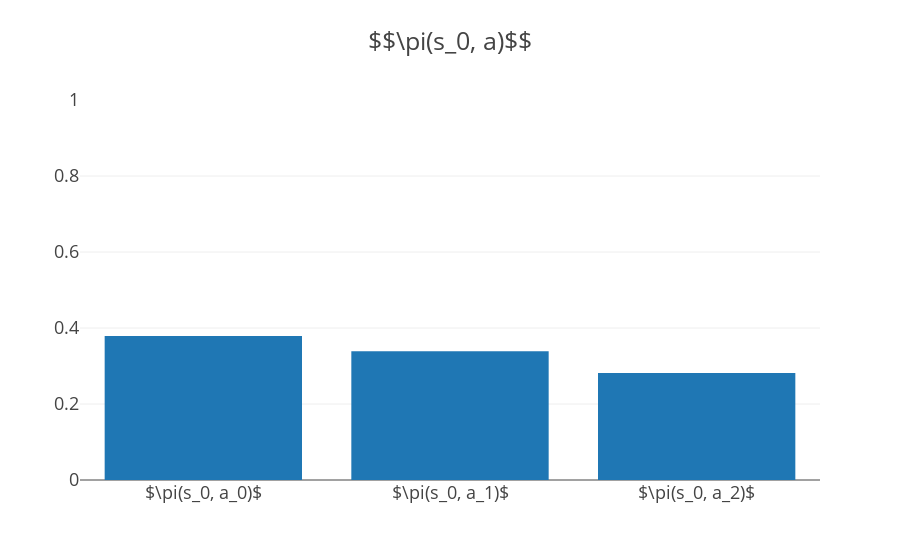

The notebook cell saved with this chart:
### Markdown cell above
## Application to Deriving Algorithms

Given a policy parameterization, Theorem 2 can be used to derive an appropriate form of the value-function parameterization.  Consider a policy that is a Gibbs distribution in a linear combination of features, i.e., softmax:

$$
\pi(s,a) = \frac{e^{\theta^T\phi_{sa}}}{\sum_b e^{\theta^T\phi_{sb}}},
\forall s \in S, a \in A
$$

where each $\phi_{sa}$ is an $l$-dimensional feature vector characterizing state-action pair $s,a$.  Meeting the compatibility condition (4) requires that

$$
\frac{\partial f_w(s,a)}{\partial w} = \frac{\partial \pi (s,a)}{\partial \theta} \frac{1}{\pi(s,a)} = \phi_{sa} - \sum_b \pi(s,b)\phi_{sb}
$$

so that the natural parameterization of $f_w$ is

$$
f_w(s,a) = w^T[\phi_{sa} - \sum_b \pi(s,b) \phi_{sb} ]
$$

### Code cell
theta = np.random.normal(0.5, 0.1, (6, 1))
phi = lambda s, a: np.concatenate((s, a))

states = [
    [1, 0, 0],
    [0, 1, 0],
    [0, 0, 1]
]

actions = [
    [1, 0, 0],
    [0, 1, 0],
    [0, 0, 1]
]

def pi(s, a):
    num = np.exp(np.dot(theta.T, phi(s, a)))
    den = np.sum([np.exp(np.dot(theta.T, phi(s, b))) for b in actions])
    return num/den

results = []
for a in actions:
    result = pi(states[0], a)
    print(result)
    results.append(result)

print('Sum:', np.sum(results))

data = go.Bar(
    x=[f'$\pi(s_0, a_{i})$' for i, a in enumerate(actions)],
    y=np.array(results).squeeze()
)

layout = go.Layout(
    title='$$\pi(s_0, a)$$',
    template='presentation',
    yaxis=dict(
        range=[0,1]
    )
)

plotly.offline.iplot({
    "data": [data],
    "layout": layout
})

### Figure 1 — Plotly figure (JSON) as saved in the notebook; plotly's stock layout.template omitted (floating-point values rounded to 4 significant figures)
{"data": [{"type": "bar", "uid": "fb8ba4b6-7965-4714-86ca-c58f1a9e59ae", "x": ["$\\pi(s_0, a_0)$", "$\\pi(s_0, a_1)$", "$\\pi(s_0, a_2)$"], "y": [0.3791, 0.3391, 0.2818]}], "layout": {"autosize": true, "title": {"text": "$$\\pi(s_0, a)$$"}, "xaxis": {"autorange": true, "range": [-0.5, 2.5], "type": "category"}, "yaxis": {"range": [0, 1], "type": "linear"}}}
